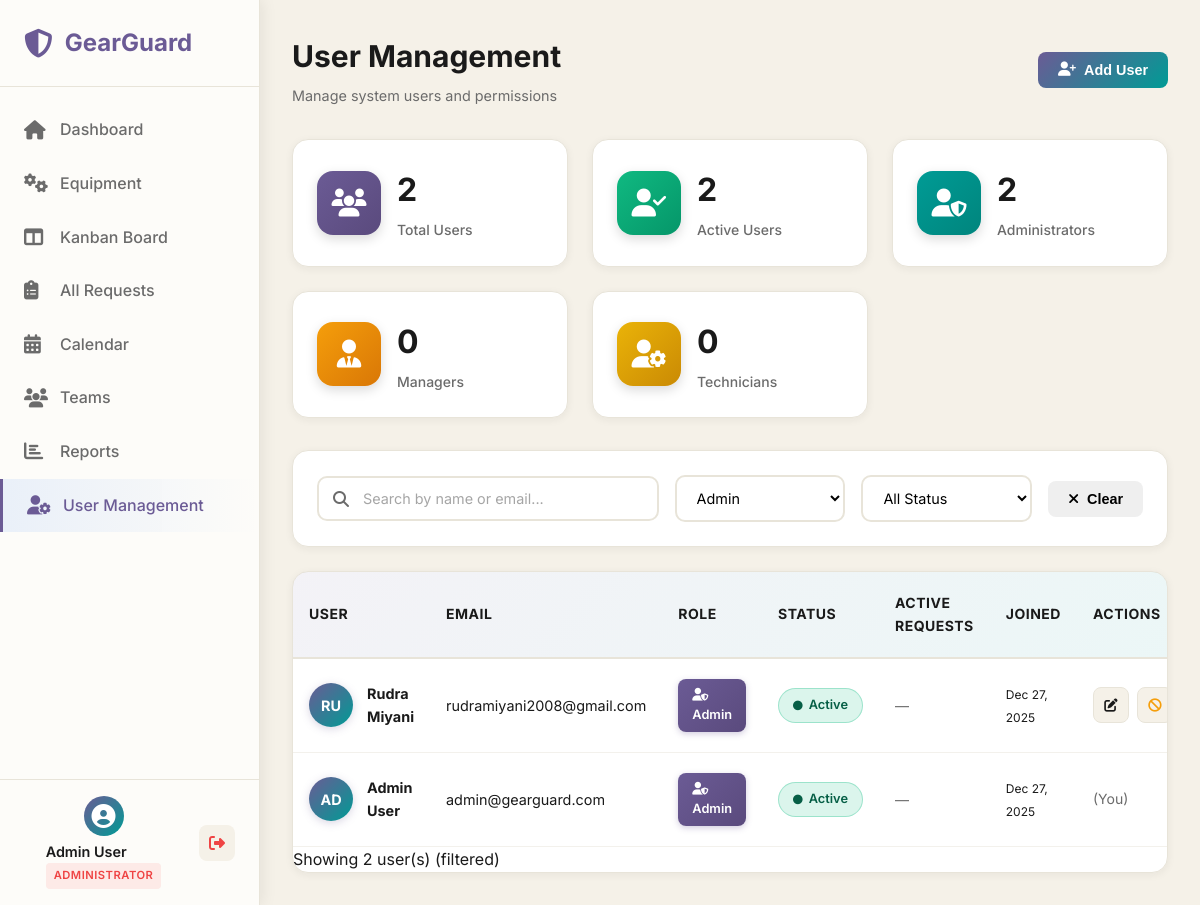
Page /pages/users.php?role=admin (signed in) on the committed database.
### tables this page shows
CREATE TABLE `users` (
  `id` int(11) NOT NULL,
  `name` varchar(100) NOT NULL,
  `email` varchar(100) NOT NULL,
  `password` varchar(255) NOT NULL,
  `role` enum('admin','manager','technician','user') NOT NULL DEFAULT 'user',
  `avatar` varchar(255) DEFAULT NULL,
  `is_active` tinyint(1) DEFAULT 1,
  `failed_attempts` int(11) DEFAULT 0,
  `locked_until` datetime DEFAULT NULL,
  `last_login` datetime DEFAULT NULL,
  `email_verified` tinyint(1) DEFAULT 0,
  `verification_token` varchar(100) DEFAULT NULL,
  `reset_token` varchar(100) DEFAULT NULL,
  `reset_token_expiry` datetime DEFAULT NULL,
  `created_at` timestamp NOT NULL DEFAULT current_timestamp(),
  `updated_at` timestamp NOT NULL DEFAULT current_timestamp() ON UPDATE current_timestamp()
);

### php/config.php (called while the page is built, shortened)
<?php
function sanitizeInput($data)
{
    return htmlspecialchars(strip_tags(trim($data)), ENT_QUOTES, 'UTF-8');
}
function isLoggedIn()
{
    return isset($_SESSION['user_id']) && !empty($_SESSION['user_id']);
}
function getCurrentUser()
{
    return [
        'id' => $_SESSION['user_id'],
        'name' => $_SESSION['user_name'],
        'email' => $_SESSION['user_email'],
        'role' => $_SESSION['user_role']
    ];
}
function getRoleDisplayName($role)
{
    $roleNames = [
        'admin' => 'Administrator',
        'manager' => 'Manager',
        'technician' => 'Technician',
        'user' => 'User'
    ];
    return $roleNames[$role] ?? ucfirst($role);
}
function getRoleBadgeColor($role)
{
    $colors = [
        'admin' => 'red',
        'manager' => 'blue',
        'technician' => 'green',
        'user' => 'purple'
    ];
    return $colors[$role] ?? 'gray';
}
?>

### pages/users.php (the view, shortened to what this page needs)
<?php
require_once '../php/config.php';
$user = getCurrentUser();
$searchQuery = isset($_GET['search']) ? sanitizeInput($_GET['search']) : '';
$filterRole = isset($_GET['role']) ? sanitizeInput($_GET['role']) : '';
$filterStatus = isset($_GET['status']) ? sanitizeInput($_GET['status']) : '';
try {
    $sql = "
        SELECT
            u.id,
            u.name,
            u.email,
            u.role,
            u.is_active,
            u.created_at,
            COUNT(DISTINCT mr.id) as assigned_requests
        FROM users u
        LEFT JOIN maintenance_requests mr ON u.id = mr.assigned_to AND mr.stage IN ('new', 'in_progress')
        WHERE 1=1
    ";
    $params = [];
    if (!empty($filterRole)) {
        $sql .= " AND u.role = ?";
        $params[] = $filterRole;
    }
    $sql .= " GROUP BY u.id ORDER BY u.created_at DESC";
    $stmt = $conn->prepare($sql);
    $stmt->execute($params);
    $users = $stmt->fetchAll();
} catch (PDOException $e) {
    error_log("Users list error: " . $e->getMessage());
    $users = [];
}
?>
<!DOCTYPE html>
<html lang="en">
<head>
    <link rel="stylesheet" href="../css/dashboard.css">
    <link rel="stylesheet" href="../css/users.css">
    <link rel="stylesheet" href="../css/modal.css">
    <link rel="stylesheet" href="https://cdnjs.cloudflare.com/ajax/libs/font-awesome/6.5.1/css/all.min.css">
</head>
<body>
    <aside class="sidebar" id="sidebar">
        <div class="sidebar-header">
            <div class="logo">
                <i class="fas fa-shield-alt"></i>
                <span>GearGuard</span>
            </div>
        </div>
        <nav class="sidebar-nav">
            <a href="dashboard.php" class="nav-item">
                <i class="fas fa-home"></i>
                <span>Dashboard</span>
            </a>
            <a href="equipment.php" class="nav-item">
                <i class="fas fa-cogs"></i>
                <span>Equipment</span>
            </a>
            <a href="kanban.php" class="nav-item">
                <i class="fas fa-columns"></i>
                <span>Kanban Board</span>
            </a>
            <a href="requests.php" class="nav-item">
                <i class="fas fa-clipboard-list"></i>
                <span>All Requests</span>
            </a>
            <a href="calendar.php" class="nav-item">
                <i class="fas fa-calendar-alt"></i>
                <span>Calendar</span>
            </a>
            <a href="teams.php" class="nav-item">
                <i class="fas fa-users"></i>
                <span>Teams</span>
            </a>
            <a href="reports.php" class="nav-item">
                <i class="fas fa-chart-bar"></i>
                <span>Reports</span>
            </a>
            <a href="users.php" class="nav-item active">
                <i class="fas fa-user-cog"></i>
                <span>User Management</span>
            </a>
        </nav>
        <div class="sidebar-footer">
            <div class="user-info">
                <div class="user-avatar">
                    <i class="fas fa-user-circle"></i>
                </div>
                <div class="user-details">
                    <p class="user-name"><?php echo htmlspecialchars($user['name']); ?></p>
                    <p class="user-role">
                        <span class="role-badge role-<?php echo getRoleBadgeColor($user['role']); ?>">
                            <?php echo getRoleDisplayName($user['role']); ?>
                        </span>
                    </p>
                </div>
            </div>
            <a href="../logout.php" class="logout-btn" title="Logout">
                <i class="fas fa-sign-out-alt"></i>
            </a>
        </div>
    </aside>
    <main class="main-content">
        <header class="top-header">
            <div>
                <h1>User Management</h1>
                <p class="dashboard-subtitle">Manage system users and permissions</p>
            </div>
            <div class="header-actions">
                <button class="btn btn-primary" onclick="showAddUserModal()">
                    <i class="fas fa-user-plus"></i>
                    Add User
                </button>
            </div>
        </header>
        <section class="stats-overview">
            <?php
            $totalUsers = count($users);
            $activeUsers = count(array_filter($users, fn($u) => $u['is_active']));
            $adminCount = count(array_filter($users, fn($u) => $u['role'] === 'admin'));
            $managerCount = count(array_filter($users, fn($u) => $u['role'] === 'manager'));
            $technicianCount = count(array_filter($users, fn($u) => $u['role'] === 'technician'));
            ?>
            <div class="stat-card">
                <div class="stat-icon blue">
                    <i class="fas fa-users"></i>
                </div>
                <div class="stat-content">
                    <h3><?php echo $totalUsers; ?></h3>
                    <p>Total Users</p>
                </div>
            </div>
            <div class="stat-card">
                <div class="stat-icon green">
                    <i class="fas fa-user-check"></i>
                </div>
                <div class="stat-content">
                    <h3><?php echo $activeUsers; ?></h3>
                    <p>Active Users</p>
                </div>
            </div>
            <div class="stat-card">
                <div class="stat-icon purple">
                    <i class="fas fa-user-shield"></i>
                </div>
                <div class="stat-content">
                    <h3><?php echo $adminCount; ?></h3>
                    <p>Administrators</p>
                </div>
            </div>
            <div class="stat-card">
                <div class="stat-icon orange">
                    <i class="fas fa-user-tie"></i>
                </div>
                <div class="stat-content">
                    <h3><?php echo $managerCount; ?></h3>
                    <p>Managers</p>
                </div>
            </div>
            <div class="stat-card">
                <div class="stat-icon yellow">
                    <i class="fas fa-user-cog"></i>
                </div>
                <div class="stat-content">
                    <h3><?php echo $technicianCount; ?></h3>
                    <p>Technicians</p>
                </div>
            </div>
        </section>
        <section class="filters-section">
            <form method="GET" action="" class="filters-form">
                <div class="filter-group">
                    <div class="search-box">
                        <i class="fas fa-search"></i>
                        <input type="text" name="search" placeholder="Search by name or email..."
                            value="<?php echo htmlspecialchars($searchQuery); ?>">
                    </div>
                </div>
                <div class="filter-group">
                    <select name="role" onchange="this.form.submit()">
                        <option value="admin" <?php echo $filterRole === 'admin' ? 'selected' : ''; ?>>Admin</option>
                    </select>
                </div>
                <div class="filter-group">
                    <select name="status" onchange="this.form.submit()">
                        <option value="">All Status</option>
                    </select>
                </div>
                <?php if ($searchQuery || $filterRole || $filterStatus): ?>
                    <button type="button" class="btn btn-outline btn-sm" onclick="window.location.href='users.php'">
                        <i class="fas fa-times"></i>
                        Clear
                    </button>
                <?php endif; ?>
            </form>
        </section>
        <section class="table-section">
            <?php if (empty($users)): ?>
                <div class="empty-state">
                    <i class="fas fa-users"></i>
                    <h3>No Users Found</h3>
                    <p>
                        <?php if ($searchQuery || $filterRole || $filterStatus): ?>
                            No users match your filters. Try adjusting your search criteria.
                        <?php else: ?>
                            Start by adding users to the system.
                        <?php endif; ?>
                    </p>
                </div>
            <?php else: ?>
                <div class="table-container">
                    <table class="data-table">
                        <thead>
                            <tr>
                                <th>User</th>
                                <th>Email</th>
                                <th>Role</th>
                                <th>Status</th>
                                <th>Active Requests</th>
                                <th>Joined</th>
                                <th>Actions</th>
                            </tr>
                        </thead>
                        <tbody>
                            <?php foreach ($users as $usr): ?>
                                <tr>
                                    <td>
                                        <div class="user-cell">
                                            <div class="user-avatar-small">
                                                <?php echo strtoupper(substr($usr['name'], 0, 2)); ?>
                                            </div>
                                            <strong><?php echo htmlspecialchars($usr['name']); ?></strong>
                                        </div>
                                    </td>
                                    <td><?php echo htmlspecialchars($usr['email']); ?></td>
                                    <td>
                                        <span class="badge badge-role-<?php echo $usr['role']; ?>">
                                            <i class="fas fa-<?php
                                            echo $usr['role'] === 'admin' ? 'user-shield' :
                                                ($usr['role'] === 'manager' ? 'user-tie' : 'user-cog');
                                            ?>"></i>
                                            <?php echo ucfirst($usr['role']); ?>
                                        </span>
                                    </td>
                                    <td>
                                        <?php if ($usr['is_active']): ?>
                                            <span class="status-badge status-active">
                                                <i class="fas fa-circle"></i>
                                                Active
                                            </span>
                                        <?php endif; ?>
                                    </td>
                                    <td>
                                        <?php if ($usr['assigned_requests'] > 0): ?>
                                            <span class="count-badge"><?php echo $usr['assigned_requests']; ?></span>
                                        <?php else: ?>
                                            <span class="text-muted">—</span>
                                        <?php endif; ?>
                                    </td>
                                    <td>
                                        <small><?php echo date('M d, Y', strtotime($usr['created_at'])); ?></small>
                                    </td>
                                    <td>
                                        <div class="action-buttons">
                                            <?php if ($usr['id'] != $user['id']): ?>
                                                <button class="btn-icon" onclick='editUser(<?php echo json_encode($usr); ?>)'
                                                    title="Edit User">
                                                    <i class="fas fa-edit"></i>
                                                </button>
                                                <?php if ($usr['is_active']): ?>
                                                    <button class="btn-icon btn-warning"
                                                        onclick="toggleUserStatus(<?php echo $usr['id']; ?>, 0, '<?php echo htmlspecialchars($usr['name']); ?>')"
                                                        title="Deactivate User">
                                                        <i class="fas fa-ban"></i>
                                                    </button>
                                                <?php endif; ?>
                                            <?php else: ?>
                                                <span class="text-muted">(You)</span>
                                            <?php endif; ?>
                                        </div>
                                    </td>
                                </tr>
                            <?php endforeach; ?>
                        </tbody>
                    </table>
                </div>
                <div class="results-info">
                    Showing <?php echo count($users); ?> user(s)
                    <?php if ($searchQuery || $filterRole || $filterStatus): ?>
                        (filtered)
                    <?php endif; ?>
                </div>
            <?php endif; ?>
        </section>
    </main>
</body>
</html>

### rows in the picture
users: name "Admin User", role "ADMINISTRATOR", name "AD", email "admin@gearguard.com", role "Admin", is_active 1 (drawn), created_at "Dec 27, 2025", shows "(You)"
users: name "RU", name "Rudra Miyani", email "rudramiyani2008@gmail.com", role "Admin", is_active 1 (drawn), created_at "Dec 27, 2025"

### other values in the picture
$totalUsers "2"
$activeUsers "2"
$adminCount "2"
$managerCount "0"
$technicianCount "0"
count($users) "2"
